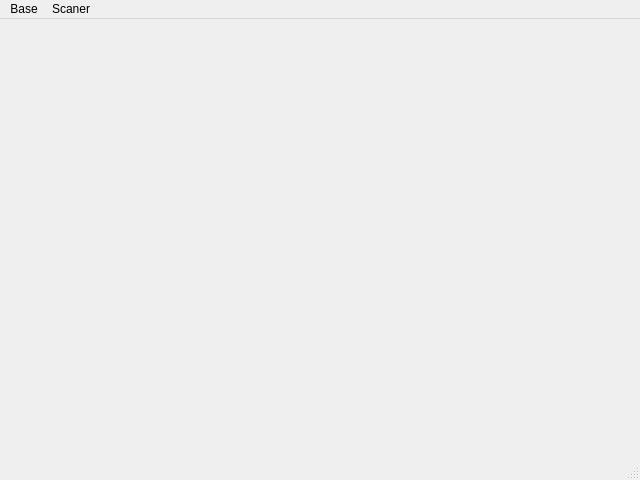
<?xml version="1.0" encoding="UTF-8"?>
<ui version="4.0">
 <class>MainWindow</class>
 <widget class="QMainWindow" name="MainWindow">
  <property name="geometry">
   <rect>
    <x>0</x>
    <y>0</y>
    <width>640</width>
    <height>480</height>
   </rect>
  </property>
  <property name="windowTitle">
   <string>MainWindow</string>
  </property>
  <widget class="QWidget" name="centralwidget"/>
  <widget class="QMenuBar" name="main_menu">
   <property name="geometry">
    <rect>
     <x>0</x>
     <y>0</y>
     <width>640</width>
     <height>21</height>
    </rect>
   </property>
   <widget class="QMenu" name="menuBase">
    <property name="title">
     <string>Base</string>
    </property>
   </widget>
   <widget class="QMenu" name="menuScaner">
    <property name="title">
     <string>Scaner</string>
    </property>
   </widget>
   <addaction name="menuBase"/>
   <addaction name="menuScaner"/>
  </widget>
  <widget class="QStatusBar" name="statusbar"/>
 </widget>
 <resources/>
 <connections/>
</ui>
